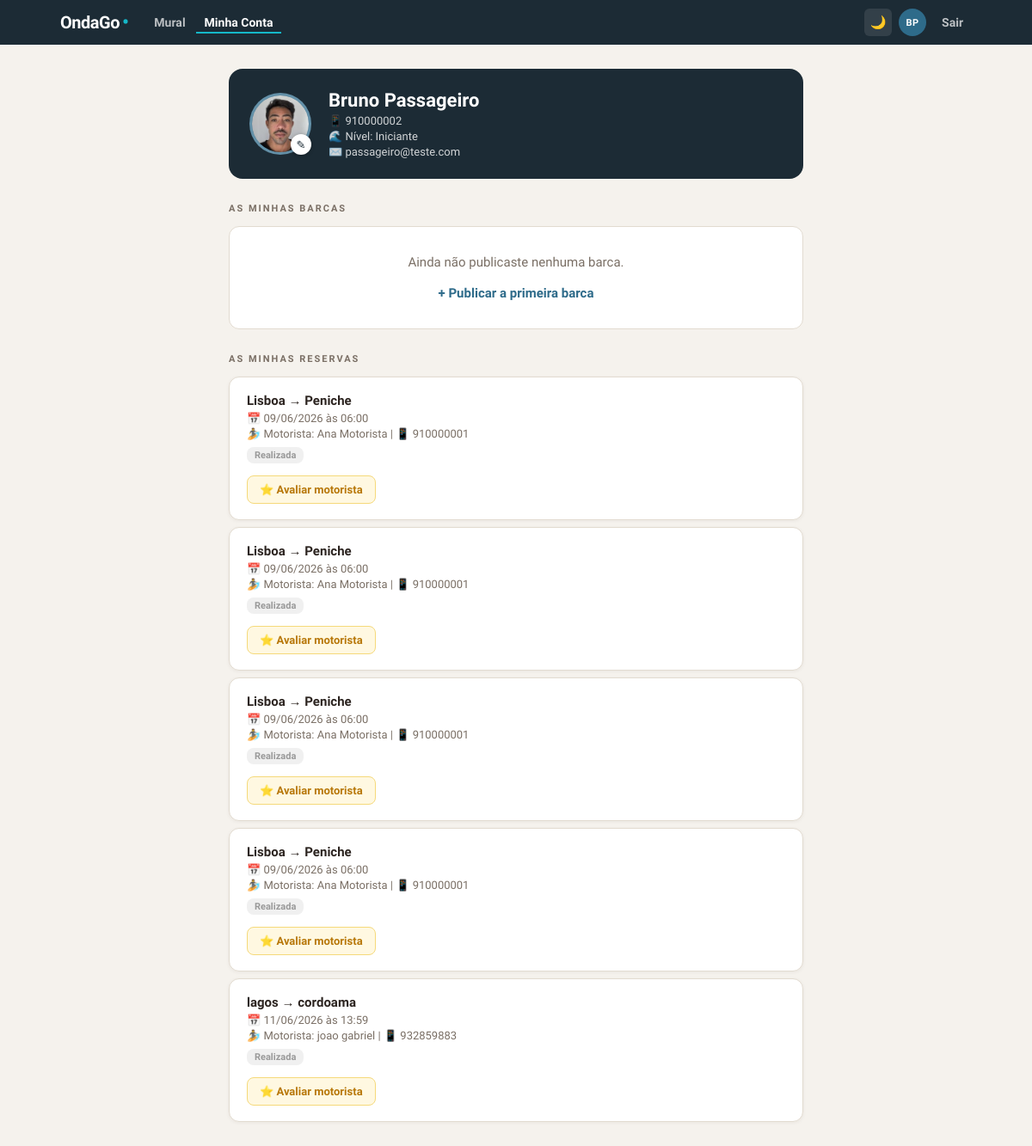
Page /minha_conta (signed in) on the committed database.
### models.py (models this page shows, shortened)
class Usuario(UserMixin, db.Model):
    __tablename__ = 'usuarios'
    id         = db.Column(db.Integer, primary_key=True)
    nome       = db.Column(db.String(100), nullable=False)
    email      = db.Column(db.String(150), unique=True, nullable=False)
    telefone   = db.Column(db.String(20), nullable=False)
    nivel      = db.Column(db.String(30), default='Iniciante')
    foto_url   = db.Column(db.String(300), default='')
    senha_hash = db.Column(db.String(256), nullable=False)
    criado_em  = db.Column(db.DateTime, default=datetime.utcnow)
    caronas    = db.relationship('Carona', backref='motorista', lazy=True)
    reservas   = db.relationship('Reserva', backref='passageiro', lazy=True)
    @property
    def media_avaliacao(self):
        from sqlalchemy import func
        result = db.session.query(func.avg(Avaliacao.nota)).filter_by(avaliado_id=self.id).scalar()
        return round(result, 1) if result else None

class Reserva(db.Model):
    __tablename__ = 'reservas'
    id         = db.Column(db.Integer, primary_key=True)
    carona_id  = db.Column(db.Integer, db.ForeignKey('caronas.id'), nullable=False)
    usuario_id = db.Column(db.Integer, db.ForeignKey('usuarios.id'), nullable=False)
    criado_em  = db.Column(db.DateTime, default=datetime.utcnow)

class Carona(db.Model):
    __tablename__ = 'caronas'
    id            = db.Column(db.Integer, primary_key=True)
    motorista_id  = db.Column(db.Integer, db.ForeignKey('usuarios.id'), nullable=False)
    ponto_partida = db.Column(db.String(100), nullable=False)
    destino       = db.Column(db.String(100), nullable=False)
    data          = db.Column(db.String(10), nullable=False)
    hora          = db.Column(db.String(5), nullable=False)
    vagas_totais  = db.Column(db.Integer, nullable=False)
    tipo_prancha  = db.Column(db.String(30), default='Qualquer')
    criado_em     = db.Column(db.DateTime, default=datetime.utcnow)
    reservas      = db.relationship('Reserva', backref='carona', lazy=True)
    @property
    def expirada(self):
        try:
            dt = datetime.strptime(f"{self.data} {self.hora}", "%d/%m/%Y %H:%M")
            return datetime.now() > dt
        except:
            return False

### app.py (the view)
@app.route('/minha_conta')
@login_required
def minha_conta():
    minhas_caronas = Carona.query.filter_by(motorista_id=current_user.id).all()
    minhas_reservas = Reserva.query.filter_by(usuario_id=current_user.id).all()
    avaliacoes_feitas = {
        (a.carona_id, a.avaliado_id)
        for a in Avaliacao.query.filter_by(avaliador_id=current_user.id).all()
    }
    return render_template('minha_conta.html', caronas=minhas_caronas, reservas=minhas_reservas,
                           avaliacoes_feitas=avaliacoes_feitas)

### app.py (called while the page is built)
@login_manager.user_loader
def load_user(user_id):
    return Usuario.query.get(int(user_id))

### templates/minha_conta.html (shortened to what this page needs)
{% extends "base.html" %}
{% block content %}
<div class="container">
    <div class="perfil-card">
        <div class="avatar-wrap">
            <div class="avatar">
                {% if current_user.foto_url %}
                    <img src="/static/uploads/{{ current_user.foto_url }}" alt="Foto de perfil">
                {% else %}
                    🏄
                {% endif %}
            </div>
            <form method="POST" action="/editar_perfil" enctype="multipart/form-data" id="foto-form">
                <button type="button" class="upload-btn" onclick="document.getElementById('foto-input').click()" title="Mudar foto">✎</button>
            </form>
        </div>
        <div class="perfil-info">
            <h2>{{ current_user.nome }}</h2>
            <p>📱 {{ current_user.telefone }}</p>
            <p>🌊 Nível: {{ current_user.nivel }}</p>
            <p>✉️ {{ current_user.email }}</p>
        </div>
    </div>
    <div class="section">
        <p class="section-title">As minhas barcas</p>
        {% if caronas %}
            {% for c in caronas %}
            <div class="card">
                <h4>{{ c.ponto_partida }} → {{ c.destino }}</h4>
                <p>📅 {{ c.data }} às {{ c.hora }}</p>
                <p>🛹 Prancha: {{ c.tipo_prancha }}</p>
                <p>👥 {{ c.vagas_totais - c.vagas_disponiveis }}/{{ c.vagas_totais }} passageiros</p>
                {% if c.expirada %}
                    <span class="badge badge-expirada">Realizada</span>
                {% elif c.lotado %}
                    <span class="badge badge-lotada">Lotada</span>
                {% else %}
                    <span class="badge badge-ok">{{ c.vagas_disponiveis }} vagas livres</span>
                {% endif %}
                <div class="card-footer">
                    {% if not c.expirada %}
                        <a href="/editar_carona/{{ c.id }}" class="btn-editar">✏️ Editar</a>
                    {% endif %}
                    {% if c.expirada %}
                        {% for r in c.reservas %}
                            {% if (c.id, r.usuario_id) not in avaliacoes_feitas %}
                                <a href="/avaliar/{{ c.id }}/{{ r.usuario_id }}" class="btn-avaliar">
                                    ⭐ Avaliar {{ r.passageiro.nome.split()[0] }}
                                </a>
                            {% endif %}
                        {% endfor %}
                    {% endif %}
                </div>
            </div>
            {% endfor %}
        {% else %}
            <div class="empty">
                Ainda não publicaste nenhuma barca.<br><br>
                <a href="/nova">+ Publicar a primeira barca</a>
            </div>
        {% endif %}
    </div>
    <div class="section">
        <p class="section-title">As minhas reservas</p>
        {% if reservas %}
            {% for r in reservas %}
            <div class="card">
                <h4>{{ r.carona.ponto_partida }} → {{ r.carona.destino }}</h4>
                <p>📅 {{ r.carona.data }} às {{ r.carona.hora }}</p>
                <p>🏄 Motorista: {{ r.carona.motorista.nome }} | 📱 {{ r.carona.motorista.telefone }}</p>
                {% if r.carona.expirada %}
                    <span class="badge badge-expirada">Realizada</span>
                {% endif %}
                <div class="card-footer">
                    {% if r.carona.expirada and (r.carona_id, r.carona.motorista_id) not in avaliacoes_feitas %}
                        <a href="/avaliar/{{ r.carona_id }}/{{ r.carona.motorista_id }}" class="btn-avaliar">
                            ⭐ Avaliar motorista
                        </a>
                    {% endif %}
                </div>
            </div>
            {% endfor %}
        {% else %}
            <div class="empty">
                Ainda não tens reservas.<br><br>
                <a href="/">Ver barcas disponíveis</a>
            </div>
        {% endif %}
    </div>
</div>
{% endblock %}

### templates/base.html (shortened to what this page needs)
<!DOCTYPE html>
<html lang="pt" data-theme="light">
<head>
</head>
<body>
<nav class="navbar">
    <div class="nav-inner">
        <a href="/" class="nav-logo">OndaGo<span class="logo-dot">•</span></a>
        <div class="nav-links" id="nav-links">
            <a href="/"
               class="nav-link {% if request.endpoint == 'index' %}active{% endif %}">Mural</a>
            {% if current_user.is_authenticated %}
                <a href="/minha_conta"
                   class="nav-link {% if request.endpoint == 'minha_conta' %}active{% endif %}">Minha Conta</a>
            {% endif %}
        </div>
        <div class="nav-right">
            <button class="theme-toggle" id="theme-btn" onclick="toggleTheme()" title="Modo escuro">🌙</button>
            {% if current_user.is_authenticated %}
                <div class="nav-avatar" title="{{ current_user.nome }}">{{ current_user.nome.split()[0][0] }}{% if current_user.nome.split()|length > 1 %}{{ current_user.nome.split()[-1][0] }}{% endif %}</div>
                <a href="/logout" class="nav-link">Sair</a>
            {% else %}
                <a href="/login"
                   class="nav-link {% if request.endpoint == 'login' %}active{% endif %}">Entrar</a>
                <a href="/registro" class="nav-btn">Criar conta</a>
            {% endif %}
        </div>
    </div>
</nav>
{% block content %}{% endblock %}
</body>
</html>

### templates/base.html (style rules this page uses)
:root { --bg: #F5F2ED; --card: #ffffff; --text: #2C2420; --text-muted: #7A6F65; --border: #E2DBD0; --shadow: rgba(44,36,32,0.06); --nav: #1C2B35; --teal: #15B8C8; --hero: #2E6B8A; --green: #0F6E56; --green-light: #E8F4F0; --red: #c62828; --red-light: #fdecea; --orange: #D85A30; }
* { margin: 0; padding: 0; box-sizing: border-box; }
body { font-family: 'Plus Jakarta Sans', sans-serif; background: var(--bg); color: var(--text); transition: background 0.3s, color 0.3s; }
.navbar { background: #1C2B35; height: 52px; width: 100%; position: sticky; top: 0; z-index: 200; }
.nav-inner { max-width: 1100px; margin: 0 auto; height: 100%; padding: 0 20px; display: flex; align-items: center; gap: 20px; }
.nav-logo { font-size: 20px; font-weight: 800; color: #ffffff; text-decoration: none; letter-spacing: -0.5px; flex-shrink: 0; display: flex; align-items: baseline; gap: 3px; }
.logo-dot { color: #15B8C8; font-size: 22px; line-height: 1; }
.nav-links { display: flex; align-items: center; gap: 2px; flex: 1; }
.nav-link { color: rgba(255,255,255,0.7); text-decoration: none; font-size: 14px; font-weight: 600; padding: 5px 10px; border-radius: 6px; transition: color 0.15s; white-space: nowrap; }
.nav-link.active { color: #ffffff; border-bottom: 2px solid #15B8C8; border-radius: 0; padding-bottom: 3px; }
.nav-right { display: flex; align-items: center; gap: 8px; flex-shrink: 0; }
.theme-toggle { background: rgba(255,255,255,0.1); border: none; color: white; width: 32px; height: 32px; border-radius: 6px; cursor: pointer; font-size: 15px; display: flex; align-items: center; justify-content: center; transition: background 0.15s; }
.nav-avatar { width: 32px; height: 32px; border-radius: 50%; background: #2E6B8A; color: #ffffff; font-size: 11px; font-weight: 800; letter-spacing: 0.5px; display: flex; align-items: center; justify-content: center; flex-shrink: 0; text-transform: uppercase; }

### templates/minha_conta.html (style rules this page uses)
.container { max-width: 700px; margin: 28px auto 80px; padding: 0 16px; }
.perfil-card { background: #1C2B35; color: white; border-radius: 16px; padding: 24px; margin-bottom: 28px; display: flex; align-items: center; gap: 20px; }
.avatar-wrap { position: relative; flex-shrink: 0; }
.avatar { width: 72px; height: 72px; border-radius: 50%; background: #2E6B8A; border: 3px solid rgba(255,255,255,0.25); display: flex; align-items: center; justify-content: center; font-size: 32px; overflow: hidden; }
.avatar img { width: 100%; height: 100%; object-fit: cover; }
.upload-btn { position: absolute; bottom: 0; right: 0; background: white; color: #1C2B35; border: none; border-radius: 50%; width: 24px; height: 24px; font-size: 13px; cursor: pointer; display: flex; align-items: center; justify-content: center; box-shadow: 0 1px 4px rgba(0,0,0,0.3); }
.perfil-info { flex: 1; min-width: 0; }
.perfil-info h2 { font-size: 22px; font-weight: 800; margin-bottom: 4px; }
.perfil-info p { font-size: 13px; opacity: 0.8; margin-top: 3px; }
.section { margin-bottom: 28px; }
.section-title { font-size: 11px; font-weight: 700; color: var(--text-muted); text-transform: uppercase; letter-spacing: 2px; margin-bottom: 14px; }
.card { background: var(--card); border-radius: 12px; padding: 18px 20px; margin-bottom: 8px; border: 0.5px solid var(--border); box-shadow: 0 1px 4px var(--shadow); }
.card h4 { font-size: 15px; font-weight: 800; color: var(--text); margin-bottom: 4px; }
.card p { font-size: 13px; color: var(--text-muted); margin-top: 3px; }
.badge { display: inline-block; padding: 3px 9px; border-radius: 8px; font-size: 11px; font-weight: 700; margin-top: 8px; }
.badge-expirada { background: #f0f0f0; color: #999; }
.card-footer { display: flex; flex-wrap: wrap; gap: 8px; margin-top: 14px; }
.btn-avaliar { background: #FFF8E1; color: #b8780a; padding: 8px 14px; border-radius: 8px; text-decoration: none; font-size: 13px; font-weight: 700; border: 1px solid #f5d97a; transition: background 0.15s; }
.empty { background: var(--card); border-radius: 12px; padding: 32px; text-align: center; color: var(--text-muted); font-size: 15px; border: 0.5px solid var(--border); }
.empty a { color: #2E6B8A; font-weight: 700; text-decoration: none; }

### rows in the picture
Usuario: nome "B", nome "P", foto_url (picture), nome "Bruno Passageiro", telefone "910000002", nivel "Iniciante", email "passageiro@teste.com"
Reserva: carona.ponto_partida "Lisboa", carona.destino "Peniche", carona.data "09/06/2026", carona.hora "06:00", carona.motorista.nome "Ana Motorista", carona.motorista.telefone "910000001"
Reserva: carona.ponto_partida "Lisboa", carona.destino "Peniche", carona.data "09/06/2026", carona.hora "06:00", carona.motorista.nome "Ana Motorista", carona.motorista.telefone "910000001"
Reserva: carona.ponto_partida "Lisboa", carona.destino "Peniche", carona.data "09/06/2026", carona.hora "06:00", carona.motorista.nome "Ana Motorista", carona.motorista.telefone "910000001"
Reserva: carona.ponto_partida "Lisboa", carona.destino "Peniche", carona.data "09/06/2026", carona.hora "06:00", carona.motorista.nome "Ana Motorista", carona.motorista.telefone "910000001"
Reserva: carona.ponto_partida "lagos", carona.destino "cordoama", carona.data "11/06/2026", carona.hora "13:59", carona.motorista.nome "joao gabriel", carona.motorista.telefone "932859883"
